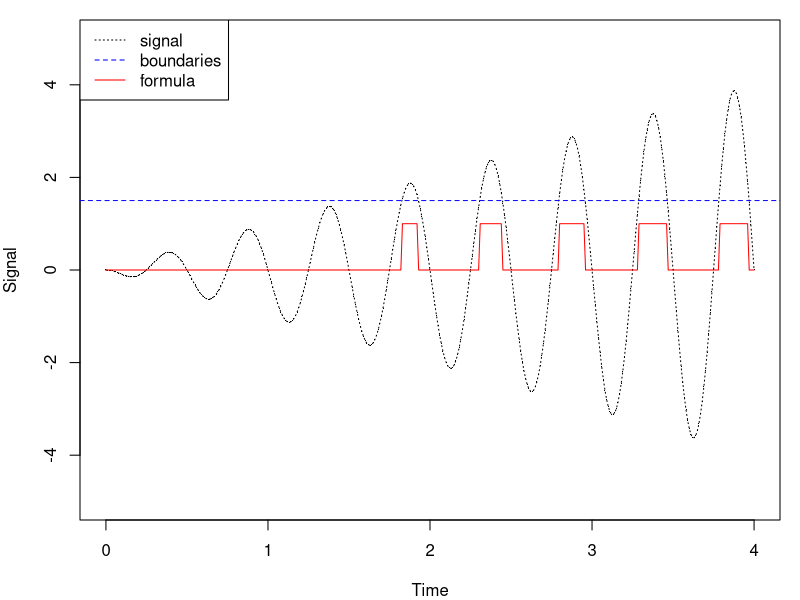
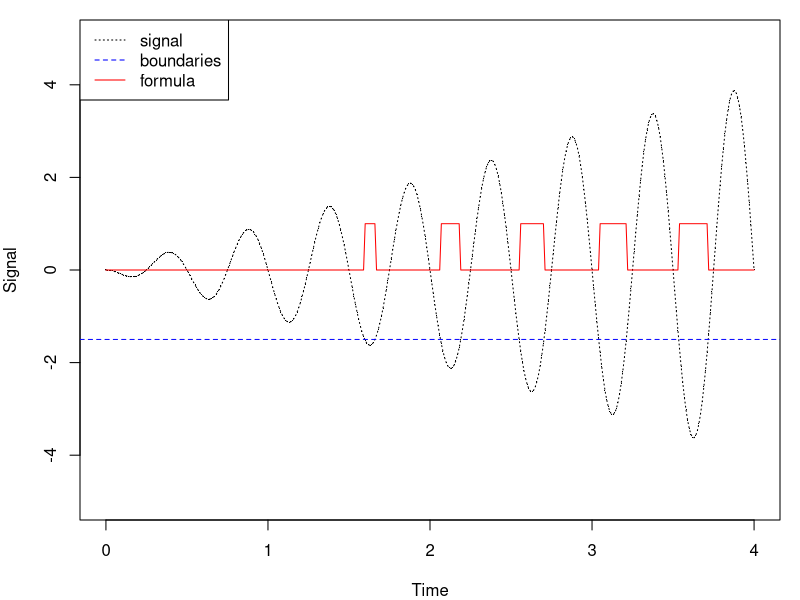
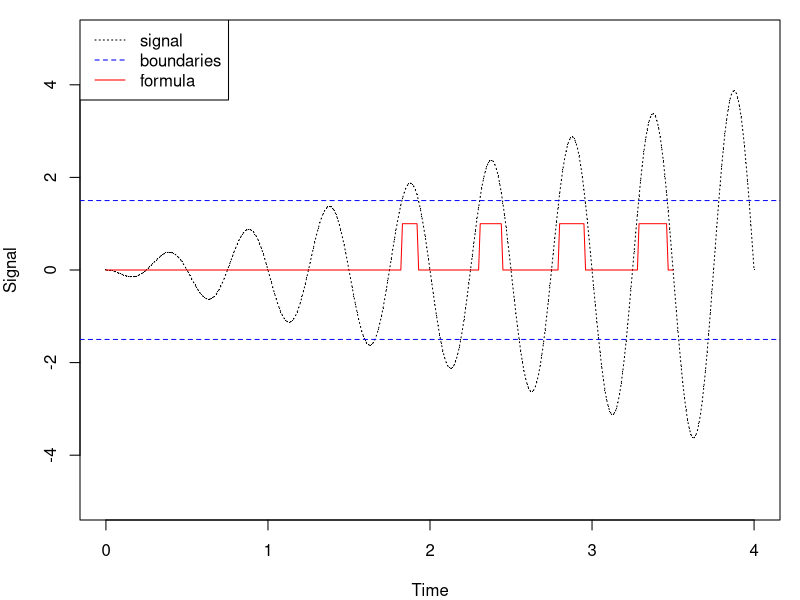
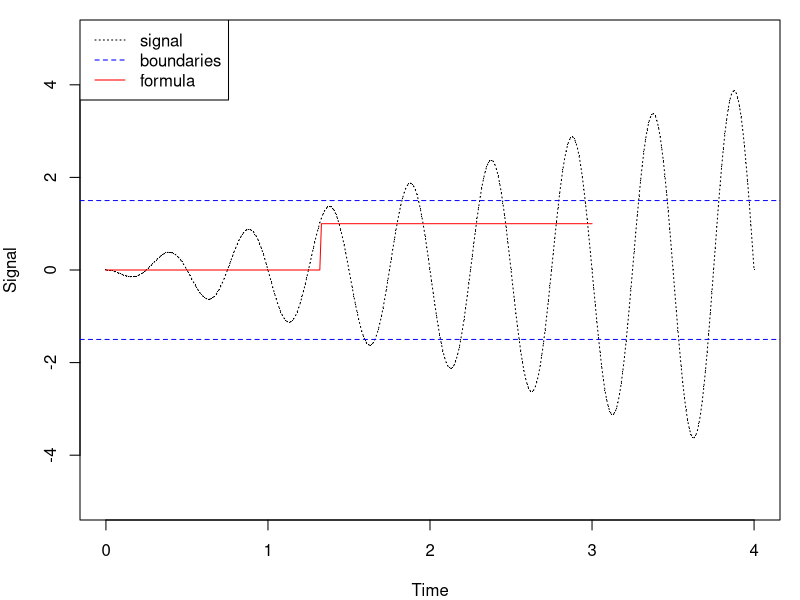

These charts were generated, in order, by the following R code:
mar <- c(4, 4, 1, 1)

limit <- 1.5
ylim <- 5
x <- seq(0, 4, 0.01)
y <- x * sin(4*pi*(x+1/4))
width <- 5
height <- 4


pdf("../images/stl-example-geq-limit.pdf", width = width, height = height)
par(mar = mar)
plot(x, y, pch = ".", ylim = c(-ylim, ylim), xlab = "Time", ylab = "Signal")
lines(x, y, lty = 3)
lines(x, ifelse(y >= limit, 1, 0), col = "red")
abline(h = limit, col="blue", lty=2)
legend("topleft", c("signal", "boundaries", "formula"), lty = c(3, 2, 1), col = c("black", "blue", "red"))
dev.off()

pdf("../images/stl-example-leq-limit.pdf", width = width, height = height)
par(mar = mar)
plot(x, y, pch = ".", ylim = c(-ylim, ylim), xlab = "Time", ylab = "Signal")
lines(x, y, lty = 3)
lines(x, ifelse(y <= -limit, 1, 0), col = "red")
abline(h = -limit, col="blue", lty=2)
legend("topleft", c("signal", "boundaries", "formula"), lty = c(3, 2, 1), col = c("black", "blue", "red"))
dev.off()

pdf("../images/stl-example-geq-limit-future-leq-limit.pdf", width = width, height = height)
par(mar = mar)
formula <- ifelse(y <= -limit, 1, 0)
len <- length(formula)
for (i in 1:len) {
	if (i + 50 > len) {
		break
	}
	formula[i] <- 0
	for (j in 1:50) {
		if ((y > limit)[i] && formula[i+j] == 1) {
			formula[i] <- 1
			break
		}
	}
}

plot(x, y, pch = ".", ylim = c(-ylim, ylim), xlab = "Time", ylab = "Signal")
lines(x, y, lty = 3)
lines(x[1:(len-50)], formula[1:(len-50)], col = "red")
abline(h = limit, col="blue", lty=2)
abline(h = -limit, col="blue", lty=2)
legend("topleft", c("signal", "boundaries", "formula"), lty = c(3, 2, 1), col = c("black", "blue", "red"))
dev.off()

pdf("../images/stl-example-future-geq-limit-future-leq-limit.pdf", width = width, height = height)
par(mar = mar)
len <- length(formula)
for (i in 1:len) {
	if (i + 100 > len) {
		break
	}
	for (j in 1:50) {
		if (formula[i+j] == 1) {
			formula[i] <- 1
			break
		} else {
			formula[i] <- 0
		}
	}
}


plot(x, y, pch = ".", ylim = c(-ylim, ylim), xlab = "Time", ylab = "Signal")
lines(x, y, lty = 3)
lines(x[1:(len-100)], formula[1:(len-100)], col = "red")
abline(h = limit, col="blue", lty=2)
abline(h = -limit, col="blue", lty=2)
legend("topleft", c("signal", "boundaries", "formula"), lty = c(3, 2, 1), col = c("black", "blue", "red"))
dev.off()
